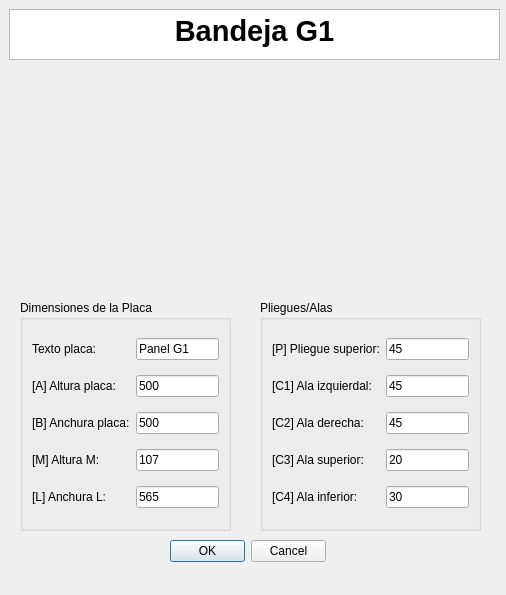
<?xml version="1.0" encoding="UTF-8"?>
<ui version="4.0">
 <class>MyPositionDialog</class>
 <widget class="QDialog" name="MyPositionDialog">
  <property name="geometry">
   <rect>
    <x>0</x>
    <y>0</y>
    <width>506</width>
    <height>595</height>
   </rect>
  </property>
  <property name="windowTitle">
   <string>Enter Position</string>
  </property>
  <property name="whatsThis">
   <string>&lt;html&gt;&lt;head/&gt;&lt;body&gt;&lt;p&gt;Esta ventana de KSDpanel te permite introducir todas las medidas correspondientes del panel seleccionado.&lt;/p&gt;&lt;p&gt;Recuerda que todas las medidas deben de ir en milimetros (mm).&lt;/p&gt;&lt;/body&gt;&lt;/html&gt;</string>
  </property>
  <widget class="QDialogButtonBox" name="buttonBox">
   <property name="geometry">
    <rect>
     <x>170</x>
     <y>540</y>
     <width>156</width>
     <height>23</height>
    </rect>
   </property>
   <property name="orientation">
    <enum>Qt::Horizontal</enum>
   </property>
   <property name="standardButtons">
    <set>QDialogButtonBox::Cancel|QDialogButtonBox::Ok</set>
   </property>
  </widget>
  <widget class="QTextBrowser" name="textBrowser">
   <property name="geometry">
    <rect>
     <x>9</x>
     <y>9</y>
     <width>491</width>
     <height>51</height>
    </rect>
   </property>
   <property name="html">
    <string>&lt;!DOCTYPE HTML PUBLIC &quot;-//W3C//DTD HTML 4.0//EN&quot; &quot;http://www.w3.org/TR/REC-html40/strict.dtd&quot;&gt;
&lt;html&gt;&lt;head&gt;&lt;meta name=&quot;qrichtext&quot; content=&quot;1&quot; /&gt;&lt;style type=&quot;text/css&quot;&gt;
p, li { white-space: pre-wrap; }
&lt;/style&gt;&lt;/head&gt;&lt;body style=&quot; font-family:'MS Shell Dlg 2'; font-size:8.25pt; font-weight:400; font-style:normal;&quot;&gt;
&lt;p align=&quot;center&quot; style=&quot; margin-top:0px; margin-bottom:0px; margin-left:0px; margin-right:0px; -qt-block-indent:0; text-indent:0px;&quot;&gt;&lt;span style=&quot; font-size:22pt; font-weight:600;&quot;&gt;Bandeja G1&lt;/span&gt;&lt;/p&gt;&lt;/body&gt;&lt;/html&gt;</string>
   </property>
  </widget>
  <widget class="QGroupBox" name="groupBox_2">
   <property name="geometry">
    <rect>
     <x>260</x>
     <y>300</y>
     <width>221</width>
     <height>231</height>
    </rect>
   </property>
   <property name="styleSheet">
    <string notr="true">font: 10pt &quot;MS Shell Dlg 2&quot;;</string>
   </property>
   <property name="title">
    <string>Pliegues/Alas</string>
   </property>
   <layout class="QGridLayout" name="gridLayout_2">
    <item row="5" column="0">
     <widget class="QLabel" name="label_11">
      <property name="text">
       <string>[C3] Ala superior:</string>
      </property>
     </widget>
    </item>
    <item row="6" column="0">
     <widget class="QLabel" name="label_12">
      <property name="text">
       <string>[C4] Ala inferior:</string>
      </property>
     </widget>
    </item>
    <item row="0" column="0">
     <widget class="QLabel" name="label_13">
      <property name="text">
       <string>[P] Pliegue superior:</string>
      </property>
     </widget>
    </item>
    <item row="2" column="0">
     <widget class="QLabel" name="label_9">
      <property name="text">
       <string>[C1] Ala izquierdal:</string>
      </property>
     </widget>
    </item>
    <item row="0" column="1">
     <widget class="QLineEdit" name="pliegueSuperiorUI">
      <property name="text">
       <string>45</string>
      </property>
     </widget>
    </item>
    <item row="6" column="1">
     <widget class="QLineEdit" name="alaInferiorUI">
      <property name="text">
       <string>30</string>
      </property>
     </widget>
    </item>
    <item row="2" column="1">
     <widget class="QLineEdit" name="alaIzquierdaUI">
      <property name="text">
       <string>45</string>
      </property>
     </widget>
    </item>
    <item row="5" column="1">
     <widget class="QLineEdit" name="alaSuperiorUI">
      <property name="text">
       <string>20</string>
      </property>
     </widget>
    </item>
    <item row="4" column="0">
     <widget class="QLabel" name="label_14">
      <property name="text">
       <string>[C2] Ala derecha:</string>
      </property>
     </widget>
    </item>
    <item row="4" column="1">
     <widget class="QLineEdit" name="alaDerechaUI">
      <property name="text">
       <string>45</string>
      </property>
     </widget>
    </item>
   </layout>
  </widget>
  <widget class="QLabel" name="imagenPanelUI">
   <property name="geometry">
    <rect>
     <x>60</x>
     <y>70</y>
     <width>371</width>
     <height>221</height>
    </rect>
   </property>
   <property name="text">
    <string/>
   </property>
   <property name="pixmap">
    <pixmap>../imagenes/REF_004cotas.jpg</pixmap>
   </property>
   <property name="scaledContents">
    <bool>true</bool>
   </property>
   <property name="wordWrap">
    <bool>false</bool>
   </property>
   <property name="margin">
    <number>0</number>
   </property>
   <property name="openExternalLinks">
    <bool>false</bool>
   </property>
  </widget>
  <widget class="QGroupBox" name="groupBox_3">
   <property name="geometry">
    <rect>
     <x>20</x>
     <y>300</y>
     <width>211</width>
     <height>231</height>
    </rect>
   </property>
   <property name="styleSheet">
    <string notr="true">font: 10pt &quot;MS Shell Dlg 2&quot;;</string>
   </property>
   <property name="title">
    <string>Dimensiones de la Placa</string>
   </property>
   <layout class="QGridLayout" name="gridLayout_3">
    <item row="0" column="1">
     <widget class="QLineEdit" name="textoDescriptivoA0UI">
      <property name="text">
       <string>Panel G1</string>
      </property>
     </widget>
    </item>
    <item row="0" column="0">
     <widget class="QLabel" name="label">
      <property name="text">
       <string>Texto placa:</string>
      </property>
     </widget>
    </item>
    <item row="1" column="0">
     <widget class="QLabel" name="label_8">
      <property name="text">
       <string>[A] Altura placa:</string>
      </property>
     </widget>
    </item>
    <item row="2" column="0">
     <widget class="QLabel" name="label_4">
      <property name="text">
       <string>[B] Anchura placa:</string>
      </property>
     </widget>
    </item>
    <item row="3" column="1">
     <widget class="QLineEdit" name="margenMUI">
      <property name="text">
       <string>107</string>
      </property>
     </widget>
    </item>
    <item row="1" column="1">
     <widget class="QLineEdit" name="alturaPlacaUI">
      <property name="text">
       <string>500</string>
      </property>
     </widget>
    </item>
    <item row="2" column="1">
     <widget class="QLineEdit" name="anchuraPlacaUI">
      <property name="text">
       <string>500</string>
      </property>
     </widget>
    </item>
    <item row="3" column="0">
     <widget class="QLabel" name="label_22">
      <property name="text">
       <string>[M] Altura M:</string>
      </property>
     </widget>
    </item>
    <item row="4" column="0">
     <widget class="QLabel" name="label_26">
      <property name="text">
       <string>[L] Anchura L:</string>
      </property>
     </widget>
    </item>
    <item row="4" column="1">
     <widget class="QLineEdit" name="margenLUI">
      <property name="text">
       <string>565</string>
      </property>
     </widget>
    </item>
   </layout>
  </widget>
  <zorder>groupBox_2</zorder>
  <zorder>buttonBox</zorder>
  <zorder>textBrowser</zorder>
  <zorder>imagenPanelUI</zorder>
  <zorder>groupBox_3</zorder>
 </widget>
 <resources/>
 <connections>
  <connection>
   <sender>buttonBox</sender>
   <signal>accepted()</signal>
   <receiver>MyPositionDialog</receiver>
   <slot>accept()</slot>
   <hints>
    <hint type="sourcelabel">
     <x>248</x>
     <y>254</y>
    </hint>
    <hint type="destinationlabel">
     <x>157</x>
     <y>274</y>
    </hint>
   </hints>
  </connection>
  <connection>
   <sender>buttonBox</sender>
   <signal>rejected()</signal>
   <receiver>MyPositionDialog</receiver>
   <slot>reject()</slot>
   <hints>
    <hint type="sourcelabel">
     <x>316</x>
     <y>260</y>
    </hint>
    <hint type="destinationlabel">
     <x>286</x>
     <y>274</y>
    </hint>
   </hints>
  </connection>
 </connections>
</ui>
